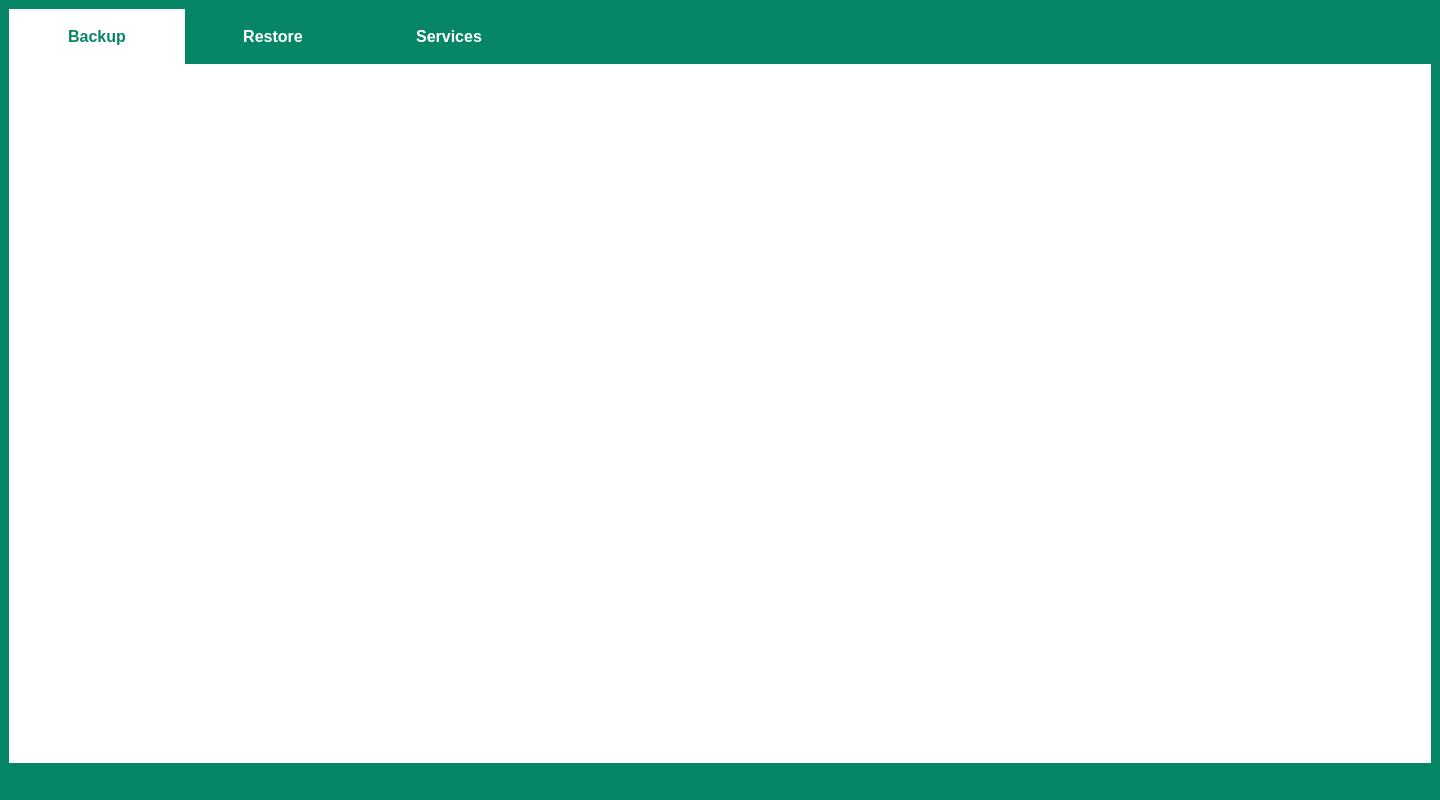
<?xml version="1.0" encoding="UTF-8"?>
<ui version="4.0">
 <class>MainWindow</class>
 <widget class="QMainWindow" name="MainWindow">
  <property name="geometry">
   <rect>
    <x>0</x>
    <y>0</y>
    <width>1440</width>
    <height>800</height>
   </rect>
  </property>
  <property name="sizePolicy">
   <sizepolicy hsizetype="MinimumExpanding" vsizetype="MinimumExpanding">
    <horstretch>0</horstretch>
    <verstretch>0</verstretch>
   </sizepolicy>
  </property>
  <property name="minimumSize">
   <size>
    <width>1440</width>
    <height>800</height>
   </size>
  </property>
  <property name="windowTitle">
   <string>ResilioZ - Backup and Restore System</string>
  </property>
  <property name="styleSheet">
   <string notr="true">* {
    font-family: &quot;Ubuntu Sans&quot;;
    font-size: 14pt;
    font-weight: 400;
}

QWidget {
	color: white;
	background-color: rgb(6, 134, 103);
}

QPushButton {
	font-size: 16px;
	background-color: rgb(6, 134, 103);
	color: white;
}
</string>
  </property>
  <widget class="QWidget" name="centralwidget">
   <property name="sizePolicy">
    <sizepolicy hsizetype="MinimumExpanding" vsizetype="MinimumExpanding">
     <horstretch>0</horstretch>
     <verstretch>0</verstretch>
    </sizepolicy>
   </property>
   <property name="styleSheet">
    <string notr="true"/>
   </property>
   <layout class="QGridLayout" name="gridLayout">
    <item row="0" column="1">
     <widget class="QTabWidget" name="tabWidget">
      <property name="contextMenuPolicy">
       <enum>Qt::DefaultContextMenu</enum>
      </property>
      <property name="styleSheet">
       <string notr="true">QTabWidget QStackedWidget QWidget {
    background: white;
}

QTabWidget::pane {
    border: none;
}

QTabBar::tab {
    background: rgb(6, 134, 103);
    color: white;
    padding: 16px;
	font-size: 16px;
	font-weight: 600;
	width: 144px;
}

QTabBar::tab:selected {
	color: rgb(6, 134, 103);
    background: white;
}</string>
      </property>
      <property name="tabPosition">
       <enum>QTabWidget::North</enum>
      </property>
      <property name="tabShape">
       <enum>QTabWidget::Rounded</enum>
      </property>
      <property name="currentIndex">
       <number>0</number>
      </property>
      <property name="elideMode">
       <enum>Qt::ElideNone</enum>
      </property>
      <property name="tabsClosable">
       <bool>false</bool>
      </property>
      <property name="movable">
       <bool>false</bool>
      </property>
      <property name="tabBarAutoHide">
       <bool>false</bool>
      </property>
      <widget class="QWidget" name="Backup">
       <attribute name="title">
        <string>Backup</string>
       </attribute>
       <layout class="QGridLayout" name="gridLayout_2">
        <item row="0" column="0">
         <widget class="BackupTab" name="widget" native="true">
          <property name="styleSheet">
           <string notr="true"/>
          </property>
         </widget>
        </item>
       </layout>
      </widget>
      <widget class="QWidget" name="Restore">
       <attribute name="title">
        <string>Restore</string>
       </attribute>
       <layout class="QGridLayout" name="gridLayout_3">
        <item row="0" column="0">
         <widget class="RestoreTab" name="widget_2" native="true"/>
        </item>
       </layout>
      </widget>
      <widget class="QWidget" name="Services">
       <attribute name="title">
        <string>Services</string>
       </attribute>
       <layout class="QGridLayout" name="gridLayout_4">
        <item row="0" column="0">
         <widget class="ServicesTab" name="widget_3" native="true"/>
        </item>
       </layout>
      </widget>
     </widget>
    </item>
   </layout>
  </widget>
  <widget class="QStatusBar" name="statusbar"/>
  <action name="actionNew">
   <property name="text">
    <string>New</string>
   </property>
  </action>
  <action name="actionOpen">
   <property name="text">
    <string>Open</string>
   </property>
  </action>
 </widget>
 <customwidgets>
  <customwidget>
   <class>BackupTab</class>
   <extends>QWidget</extends>
   <header>gui/tabs/backup_tab.h</header>
   <container>1</container>
  </customwidget>
  <customwidget>
   <class>RestoreTab</class>
   <extends>QWidget</extends>
   <header>gui/tabs/restore_tab.h</header>
   <container>1</container>
  </customwidget>
  <customwidget>
   <class>ServicesTab</class>
   <extends>QWidget</extends>
   <header>gui/tabs/services_tab.h</header>
   <container>1</container>
  </customwidget>
 </customwidgets>
 <resources/>
 <connections/>
</ui>
